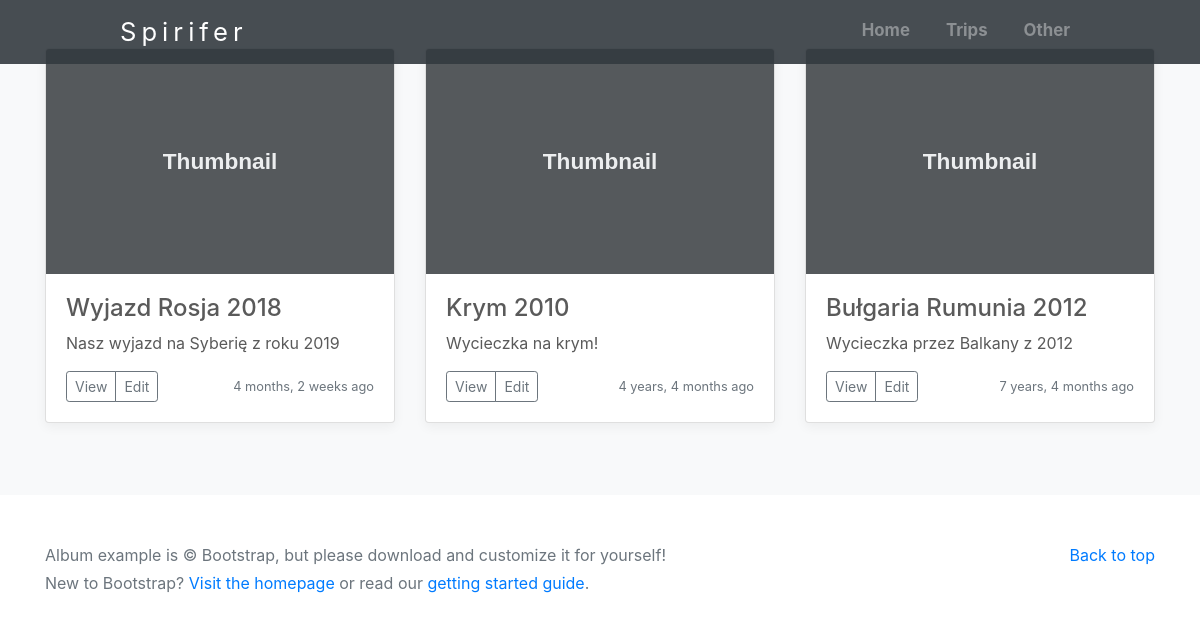
Page /gallery/ on the committed database.
### gallery/models.py (models this page shows, shortened)
class Gallery(models.Model):
    title = models.CharField(max_length=150)
    description = models.CharField(max_length=3000)
    pub_date = models.DateTimeField('date published')
    author = models.ForeignKey('auth.User', on_delete=models.CASCADE)

### gallery/views.py (the view)
# urls.py: path('', views.GalleryListView.as_view(), name='gallery-list'),
class GalleryListView(ListView):
    template_name = "gallery/list.html"
    model = Gallery
    def get_context_data(self, **kwargs):
        context = super().get_context_data(**kwargs)
        context['galleries'] = Gallery.objects.all()
        context['title'] = 'List of all galleries'
        return context

### templates/gallery/list.html
{% extends "base.html" %}
{% block content %}
<div class="row">
  {% for gallery in galleries %}
    <div class="col-md-4">
        <div class="card mb-4 box-shadow">
          <img class="card-img-top" data-src="holder.js/100px225?theme=thumb&bg=55595c&fg=eceeef&text=Thumbnail" alt="Card image cap">
          <div class="card-body">
            <h4>{{ gallery.title }}</h4>
            <p class="card-text">{{ gallery.description }}</p>
            <div class="d-flex justify-content-between align-items-center">
              <div class="btn-group">
                <button type="button" class="btn btn-sm btn-outline-secondary">View</button>
                <button type="button" class="btn btn-sm btn-outline-secondary">Edit</button>
              </div>
              <small class="text-muted">{{ gallery.pub_date|timesince }} ago</small>
            </div>
          </div>
        </div>
      </div>
  {% endfor %}
</div>
{% endblock %}

### static/css/album.css (style rules this page uses)
:root { --jumbotron-padding-y: 3rem; }
.box-shadow { box-shadow: 0 .25rem .75rem rgba(0, 0, 0, .05); }

### static/css/carousel.css (style rules this page uses)
body { color: #5a5a5a; }

### rows in the picture
Gallery: title "Wyjazd Rosja 2018", description "Nasz wyjazd na Syberię z roku 2019", pub_date "4 months, 2 weeks"
Gallery: title "Krym 2010", description "Wycieczka na krym!", pub_date "4 years, 4 months"
Gallery: title "Bułgaria Rumunia 2012", description "Wycieczka przez Balkany z 2012", pub_date "7 years, 4 months"
